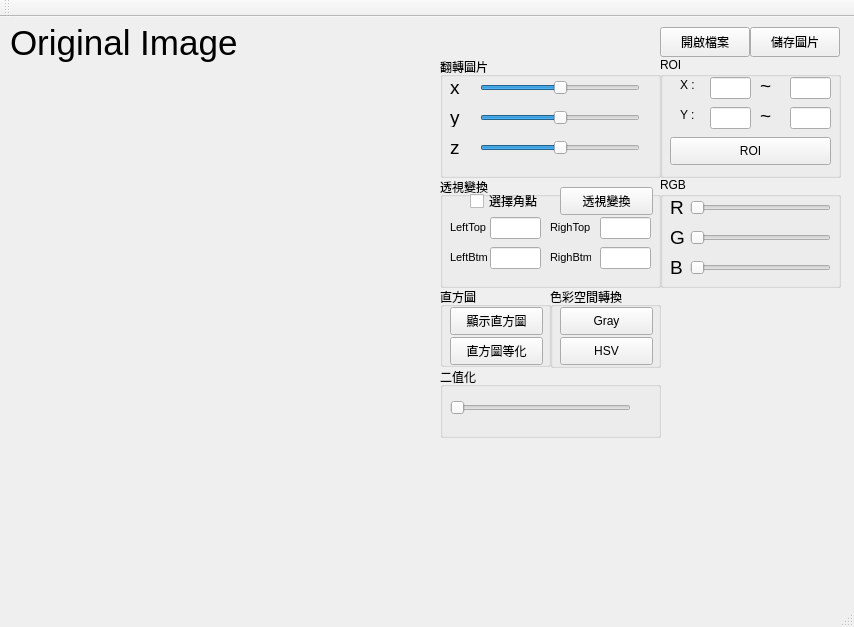
<?xml version="1.0" encoding="UTF-8"?>
<ui version="4.0">
 <class>QtWidgetsClass</class>
 <widget class="QMainWindow" name="QtWidgetsClass">
  <property name="geometry">
   <rect>
    <x>0</x>
    <y>0</y>
    <width>854</width>
    <height>627</height>
   </rect>
  </property>
  <property name="windowTitle">
   <string>QtWidgetsApplication1</string>
  </property>
  <widget class="QWidget" name="centralWidget">
   <widget class="QPushButton" name="openFileBtn">
    <property name="geometry">
     <rect>
      <x>660</x>
      <y>10</y>
      <width>90</width>
      <height>30</height>
     </rect>
    </property>
    <property name="text">
     <string>開啟檔案</string>
    </property>
   </widget>
   <widget class="QGroupBox" name="groupBox_RGB">
    <property name="geometry">
     <rect>
      <x>660</x>
      <y>160</y>
      <width>181</width>
      <height>111</height>
     </rect>
    </property>
    <property name="title">
     <string>RGB</string>
    </property>
    <widget class="QLabel" name="label_7">
     <property name="geometry">
      <rect>
       <x>10</x>
       <y>20</y>
       <width>30</width>
       <height>20</height>
      </rect>
     </property>
     <property name="font">
      <font>
       <pointsize>14</pointsize>
      </font>
     </property>
     <property name="text">
      <string>R</string>
     </property>
    </widget>
    <widget class="QLabel" name="label_8">
     <property name="geometry">
      <rect>
       <x>10</x>
       <y>50</y>
       <width>30</width>
       <height>20</height>
      </rect>
     </property>
     <property name="font">
      <font>
       <pointsize>14</pointsize>
      </font>
     </property>
     <property name="text">
      <string>G</string>
     </property>
    </widget>
    <widget class="QLabel" name="label_9">
     <property name="geometry">
      <rect>
       <x>10</x>
       <y>80</y>
       <width>30</width>
       <height>20</height>
      </rect>
     </property>
     <property name="font">
      <font>
       <pointsize>14</pointsize>
      </font>
     </property>
     <property name="text">
      <string>B</string>
     </property>
    </widget>
    <widget class="QSlider" name="RGB_R">
     <property name="geometry">
      <rect>
       <x>30</x>
       <y>20</y>
       <width>141</width>
       <height>22</height>
      </rect>
     </property>
     <property name="maximum">
      <number>255</number>
     </property>
     <property name="orientation">
      <enum>Qt::Horizontal</enum>
     </property>
    </widget>
    <widget class="QSlider" name="RGB_G">
     <property name="geometry">
      <rect>
       <x>30</x>
       <y>50</y>
       <width>141</width>
       <height>22</height>
      </rect>
     </property>
     <property name="maximum">
      <number>255</number>
     </property>
     <property name="orientation">
      <enum>Qt::Horizontal</enum>
     </property>
    </widget>
    <widget class="QSlider" name="RGB_B">
     <property name="geometry">
      <rect>
       <x>30</x>
       <y>80</y>
       <width>141</width>
       <height>22</height>
      </rect>
     </property>
     <property name="maximum">
      <number>255</number>
     </property>
     <property name="orientation">
      <enum>Qt::Horizontal</enum>
     </property>
    </widget>
   </widget>
   <widget class="QLabel" name="label_Image">
    <property name="geometry">
     <rect>
      <x>10</x>
      <y>50</y>
      <width>421</width>
      <height>511</height>
     </rect>
    </property>
    <property name="text">
     <string/>
    </property>
   </widget>
   <widget class="QGroupBox" name="groupBox_ROI">
    <property name="geometry">
     <rect>
      <x>660</x>
      <y>40</y>
      <width>181</width>
      <height>121</height>
     </rect>
    </property>
    <property name="title">
     <string>ROI</string>
    </property>
    <widget class="QLineEdit" name="lineEdit_X1">
     <property name="geometry">
      <rect>
       <x>50</x>
       <y>20</y>
       <width>41</width>
       <height>22</height>
      </rect>
     </property>
    </widget>
    <widget class="QLineEdit" name="lineEdit_X2">
     <property name="geometry">
      <rect>
       <x>130</x>
       <y>20</y>
       <width>41</width>
       <height>22</height>
      </rect>
     </property>
    </widget>
    <widget class="QLineEdit" name="lineEdit_Y1">
     <property name="geometry">
      <rect>
       <x>50</x>
       <y>50</y>
       <width>41</width>
       <height>22</height>
      </rect>
     </property>
    </widget>
    <widget class="QLineEdit" name="lineEdit_Y2">
     <property name="geometry">
      <rect>
       <x>130</x>
       <y>50</y>
       <width>41</width>
       <height>22</height>
      </rect>
     </property>
    </widget>
    <widget class="QLabel" name="label_X">
     <property name="geometry">
      <rect>
       <x>20</x>
       <y>20</y>
       <width>21</width>
       <height>16</height>
      </rect>
     </property>
     <property name="text">
      <string>X :</string>
     </property>
    </widget>
    <widget class="QLabel" name="label_Y">
     <property name="geometry">
      <rect>
       <x>20</x>
       <y>50</y>
       <width>21</width>
       <height>16</height>
      </rect>
     </property>
     <property name="text">
      <string>Y :</string>
     </property>
    </widget>
    <widget class="QLabel" name="label_Xtilde">
     <property name="geometry">
      <rect>
       <x>100</x>
       <y>20</y>
       <width>21</width>
       <height>16</height>
      </rect>
     </property>
     <property name="font">
      <font>
       <family>Arial</family>
       <pointsize>14</pointsize>
      </font>
     </property>
     <property name="text">
      <string>~</string>
     </property>
    </widget>
    <widget class="QLabel" name="label_Ytilde">
     <property name="geometry">
      <rect>
       <x>100</x>
       <y>50</y>
       <width>21</width>
       <height>16</height>
      </rect>
     </property>
     <property name="font">
      <font>
       <family>Arial</family>
       <pointsize>14</pointsize>
      </font>
     </property>
     <property name="text">
      <string>~</string>
     </property>
    </widget>
    <widget class="QPushButton" name="roiBtn">
     <property name="geometry">
      <rect>
       <x>10</x>
       <y>80</y>
       <width>161</width>
       <height>28</height>
      </rect>
     </property>
     <property name="text">
      <string>ROI</string>
     </property>
    </widget>
   </widget>
   <widget class="QGroupBox" name="groupBox">
    <property name="geometry">
     <rect>
      <x>440</x>
      <y>350</y>
      <width>221</width>
      <height>71</height>
     </rect>
    </property>
    <property name="title">
     <string>二值化</string>
    </property>
    <widget class="QSlider" name="thresholdSlider">
     <property name="geometry">
      <rect>
       <x>10</x>
       <y>30</y>
       <width>181</width>
       <height>22</height>
      </rect>
     </property>
     <property name="maximum">
      <number>255</number>
     </property>
     <property name="singleStep">
      <number>1</number>
     </property>
     <property name="pageStep">
      <number>10</number>
     </property>
     <property name="value">
      <number>0</number>
     </property>
     <property name="sliderPosition">
      <number>0</number>
     </property>
     <property name="orientation">
      <enum>Qt::Horizontal</enum>
     </property>
    </widget>
   </widget>
   <widget class="QLabel" name="label">
    <property name="geometry">
     <rect>
      <x>10</x>
      <y>0</y>
      <width>281</width>
      <height>51</height>
     </rect>
    </property>
    <property name="font">
     <font>
      <family>Arial</family>
      <pointsize>26</pointsize>
     </font>
    </property>
    <property name="text">
     <string>Original Image</string>
    </property>
   </widget>
   <widget class="QGroupBox" name="groupBox_2">
    <property name="geometry">
     <rect>
      <x>440</x>
      <y>270</y>
      <width>111</width>
      <height>80</height>
     </rect>
    </property>
    <property name="title">
     <string>直方圖</string>
    </property>
    <widget class="QPushButton" name="histogramBtn">
     <property name="geometry">
      <rect>
       <x>10</x>
       <y>20</y>
       <width>93</width>
       <height>28</height>
      </rect>
     </property>
     <property name="text">
      <string>顯示直方圖</string>
     </property>
    </widget>
    <widget class="QPushButton" name="equalHistBtn">
     <property name="geometry">
      <rect>
       <x>10</x>
       <y>50</y>
       <width>93</width>
       <height>28</height>
      </rect>
     </property>
     <property name="text">
      <string>直方圖等化</string>
     </property>
    </widget>
   </widget>
   <widget class="QGroupBox" name="groupBox_3">
    <property name="geometry">
     <rect>
      <x>550</x>
      <y>270</y>
      <width>111</width>
      <height>81</height>
     </rect>
    </property>
    <property name="title">
     <string>色彩空間轉換</string>
    </property>
    <widget class="QPushButton" name="grayButton">
     <property name="geometry">
      <rect>
       <x>10</x>
       <y>20</y>
       <width>93</width>
       <height>28</height>
      </rect>
     </property>
     <property name="text">
      <string>Gray</string>
     </property>
    </widget>
    <widget class="QPushButton" name="hsvButton">
     <property name="geometry">
      <rect>
       <x>10</x>
       <y>50</y>
       <width>93</width>
       <height>28</height>
      </rect>
     </property>
     <property name="text">
      <string>HSV</string>
     </property>
    </widget>
   </widget>
   <widget class="QPushButton" name="saveFileBtn">
    <property name="geometry">
     <rect>
      <x>750</x>
      <y>10</y>
      <width>90</width>
      <height>30</height>
     </rect>
    </property>
    <property name="text">
     <string>儲存圖片</string>
    </property>
   </widget>
   <widget class="QGroupBox" name="groupBox_4">
    <property name="geometry">
     <rect>
      <x>440</x>
      <y>160</y>
      <width>221</width>
      <height>111</height>
     </rect>
    </property>
    <property name="title">
     <string>透視變換</string>
    </property>
    <widget class="QPushButton" name="per_bt">
     <property name="geometry">
      <rect>
       <x>120</x>
       <y>10</y>
       <width>93</width>
       <height>28</height>
      </rect>
     </property>
     <property name="text">
      <string>透視變換</string>
     </property>
    </widget>
    <widget class="QLineEdit" name="lineEdit_LT">
     <property name="geometry">
      <rect>
       <x>50</x>
       <y>40</y>
       <width>51</width>
       <height>22</height>
      </rect>
     </property>
    </widget>
    <widget class="QLineEdit" name="lineEdit_LB">
     <property name="geometry">
      <rect>
       <x>50</x>
       <y>70</y>
       <width>51</width>
       <height>22</height>
      </rect>
     </property>
    </widget>
    <widget class="QLineEdit" name="lineEdit_RT">
     <property name="geometry">
      <rect>
       <x>160</x>
       <y>40</y>
       <width>51</width>
       <height>22</height>
      </rect>
     </property>
    </widget>
    <widget class="QLineEdit" name="lineEdit_RB">
     <property name="geometry">
      <rect>
       <x>160</x>
       <y>70</y>
       <width>51</width>
       <height>22</height>
      </rect>
     </property>
    </widget>
    <widget class="QLabel" name="label_10">
     <property name="geometry">
      <rect>
       <x>10</x>
       <y>40</y>
       <width>41</width>
       <height>20</height>
      </rect>
     </property>
     <property name="font">
      <font>
       <pointsize>8</pointsize>
      </font>
     </property>
     <property name="text">
      <string>LeftTop</string>
     </property>
    </widget>
    <widget class="QLabel" name="label_11">
     <property name="geometry">
      <rect>
       <x>10</x>
       <y>70</y>
       <width>41</width>
       <height>20</height>
      </rect>
     </property>
     <property name="font">
      <font>
       <pointsize>8</pointsize>
      </font>
     </property>
     <property name="text">
      <string>LeftBtm</string>
     </property>
    </widget>
    <widget class="QLabel" name="label_13">
     <property name="geometry">
      <rect>
       <x>110</x>
       <y>70</y>
       <width>41</width>
       <height>20</height>
      </rect>
     </property>
     <property name="font">
      <font>
       <pointsize>8</pointsize>
      </font>
     </property>
     <property name="text">
      <string>RighBtm</string>
     </property>
    </widget>
    <widget class="QLabel" name="label_12">
     <property name="geometry">
      <rect>
       <x>110</x>
       <y>40</y>
       <width>41</width>
       <height>20</height>
      </rect>
     </property>
     <property name="font">
      <font>
       <pointsize>8</pointsize>
      </font>
     </property>
     <property name="text">
      <string>RighTop</string>
     </property>
    </widget>
    <widget class="QCheckBox" name="per_bt_choose">
     <property name="geometry">
      <rect>
       <x>30</x>
       <y>10</y>
       <width>93</width>
       <height>28</height>
      </rect>
     </property>
     <property name="text">
      <string>選擇角點</string>
     </property>
    </widget>
   </widget>
   <widget class="QGroupBox" name="groupBox_5">
    <property name="geometry">
     <rect>
      <x>440</x>
      <y>40</y>
      <width>221</width>
      <height>121</height>
     </rect>
    </property>
    <property name="title">
     <string>翻轉圖片</string>
    </property>
    <widget class="QSlider" name="rotate_x">
     <property name="geometry">
      <rect>
       <x>40</x>
       <y>20</y>
       <width>160</width>
       <height>22</height>
      </rect>
     </property>
     <property name="minimum">
      <number>-180</number>
     </property>
     <property name="maximum">
      <number>180</number>
     </property>
     <property name="orientation">
      <enum>Qt::Horizontal</enum>
     </property>
    </widget>
    <widget class="QSlider" name="rotate_y">
     <property name="geometry">
      <rect>
       <x>40</x>
       <y>50</y>
       <width>160</width>
       <height>22</height>
      </rect>
     </property>
     <property name="minimum">
      <number>-180</number>
     </property>
     <property name="maximum">
      <number>180</number>
     </property>
     <property name="orientation">
      <enum>Qt::Horizontal</enum>
     </property>
    </widget>
    <widget class="QSlider" name="rotate_z">
     <property name="geometry">
      <rect>
       <x>40</x>
       <y>80</y>
       <width>160</width>
       <height>22</height>
      </rect>
     </property>
     <property name="minimum">
      <number>-180</number>
     </property>
     <property name="maximum">
      <number>180</number>
     </property>
     <property name="orientation">
      <enum>Qt::Horizontal</enum>
     </property>
    </widget>
    <widget class="QLabel" name="label_4">
     <property name="geometry">
      <rect>
       <x>10</x>
       <y>20</y>
       <width>30</width>
       <height>20</height>
      </rect>
     </property>
     <property name="font">
      <font>
       <pointsize>14</pointsize>
      </font>
     </property>
     <property name="text">
      <string>x</string>
     </property>
    </widget>
    <widget class="QLabel" name="label_5">
     <property name="geometry">
      <rect>
       <x>10</x>
       <y>80</y>
       <width>30</width>
       <height>20</height>
      </rect>
     </property>
     <property name="font">
      <font>
       <pointsize>14</pointsize>
      </font>
     </property>
     <property name="text">
      <string>z</string>
     </property>
    </widget>
    <widget class="QLabel" name="label_6">
     <property name="geometry">
      <rect>
       <x>10</x>
       <y>50</y>
       <width>30</width>
       <height>20</height>
      </rect>
     </property>
     <property name="font">
      <font>
       <pointsize>14</pointsize>
      </font>
     </property>
     <property name="text">
      <string>y</string>
     </property>
    </widget>
   </widget>
   <widget class="QLabel" name="image_message">
    <property name="geometry">
     <rect>
      <x>450</x>
      <y>559</y>
      <width>401</width>
      <height>31</height>
     </rect>
    </property>
    <property name="font">
     <font>
      <pointsize>10</pointsize>
     </font>
    </property>
    <property name="text">
     <string/>
    </property>
   </widget>
  </widget>
  <widget class="QMenuBar" name="menuBar">
   <property name="geometry">
    <rect>
     <x>0</x>
     <y>0</y>
     <width>854</width>
     <height>21</height>
    </rect>
   </property>
  </widget>
  <widget class="QToolBar" name="mainToolBar">
   <attribute name="toolBarArea">
    <enum>TopToolBarArea</enum>
   </attribute>
   <attribute name="toolBarBreak">
    <bool>false</bool>
   </attribute>
  </widget>
  <widget class="QStatusBar" name="statusBar"/>
 </widget>
 <layoutdefault spacing="6" margin="11"/>
 <resources>
  <include location="QtWidgets.qrc"/>
 </resources>
 <connections>
  <connection>
   <sender>openFileBtn</sender>
   <signal>clicked()</signal>
   <receiver>QtWidgetsClass</receiver>
   <slot>openFile()</slot>
   <hints>
    <hint type="sourcelabel">
     <x>786</x>
     <y>56</y>
    </hint>
    <hint type="destinationlabel">
     <x>426</x>
     <y>313</y>
    </hint>
   </hints>
  </connection>
  <connection>
   <sender>roiBtn</sender>
   <signal>clicked()</signal>
   <receiver>QtWidgetsClass</receiver>
   <slot>ROI()</slot>
   <hints>
    <hint type="sourcelabel">
     <x>750</x>
     <y>166</y>
    </hint>
    <hint type="destinationlabel">
     <x>426</x>
     <y>313</y>
    </hint>
   </hints>
  </connection>
  <connection>
   <sender>histogramBtn</sender>
   <signal>clicked()</signal>
   <receiver>QtWidgetsClass</receiver>
   <slot>histogram()</slot>
   <hints>
    <hint type="sourcelabel">
     <x>466</x>
     <y>456</y>
    </hint>
    <hint type="destinationlabel">
     <x>426</x>
     <y>313</y>
    </hint>
   </hints>
  </connection>
  <connection>
   <sender>thresholdSlider</sender>
   <signal>valueChanged(int)</signal>
   <receiver>QtWidgetsClass</receiver>
   <slot>Qthreshold()</slot>
   <hints>
    <hint type="sourcelabel">
     <x>530</x>
     <y>563</y>
    </hint>
    <hint type="destinationlabel">
     <x>426</x>
     <y>313</y>
    </hint>
   </hints>
  </connection>
  <connection>
   <sender>hsvButton</sender>
   <signal>clicked()</signal>
   <receiver>QtWidgetsClass</receiver>
   <slot>change2HSV()</slot>
   <hints>
    <hint type="sourcelabel">
     <x>576</x>
     <y>486</y>
    </hint>
    <hint type="destinationlabel">
     <x>426</x>
     <y>313</y>
    </hint>
   </hints>
  </connection>
  <connection>
   <sender>grayButton</sender>
   <signal>clicked()</signal>
   <receiver>QtWidgetsClass</receiver>
   <slot>change2Gray()</slot>
   <hints>
    <hint type="sourcelabel">
     <x>576</x>
     <y>456</y>
    </hint>
    <hint type="destinationlabel">
     <x>426</x>
     <y>313</y>
    </hint>
   </hints>
  </connection>
  <connection>
   <sender>equalHistBtn</sender>
   <signal>clicked()</signal>
   <receiver>QtWidgetsClass</receiver>
   <slot>QequalizeHist()</slot>
   <hints>
    <hint type="sourcelabel">
     <x>466</x>
     <y>486</y>
    </hint>
    <hint type="destinationlabel">
     <x>426</x>
     <y>313</y>
    </hint>
   </hints>
  </connection>
  <connection>
   <sender>saveFileBtn</sender>
   <signal>clicked()</signal>
   <receiver>QtWidgetsClass</receiver>
   <slot>savefile()</slot>
   <hints>
    <hint type="sourcelabel">
     <x>704</x>
     <y>57</y>
    </hint>
    <hint type="destinationlabel">
     <x>426</x>
     <y>313</y>
    </hint>
   </hints>
  </connection>
  <connection>
   <sender>rotate_x</sender>
   <signal>valueChanged(int)</signal>
   <receiver>QtWidgetsClass</receiver>
   <slot>rotate()</slot>
   <hints>
    <hint type="sourcelabel">
     <x>529</x>
     <y>193</y>
    </hint>
    <hint type="destinationlabel">
     <x>426</x>
     <y>313</y>
    </hint>
   </hints>
  </connection>
  <connection>
   <sender>rotate_y</sender>
   <signal>valueChanged(int)</signal>
   <receiver>QtWidgetsClass</receiver>
   <slot>rotate()</slot>
   <hints>
    <hint type="sourcelabel">
     <x>529</x>
     <y>223</y>
    </hint>
    <hint type="destinationlabel">
     <x>426</x>
     <y>313</y>
    </hint>
   </hints>
  </connection>
  <connection>
   <sender>rotate_z</sender>
   <signal>valueChanged(int)</signal>
   <receiver>QtWidgetsClass</receiver>
   <slot>rotate()</slot>
   <hints>
    <hint type="sourcelabel">
     <x>529</x>
     <y>253</y>
    </hint>
    <hint type="destinationlabel">
     <x>426</x>
     <y>313</y>
    </hint>
   </hints>
  </connection>
  <connection>
   <sender>RGB_B</sender>
   <signal>valueChanged(int)</signal>
   <receiver>QtWidgetsClass</receiver>
   <slot>QRGB()</slot>
   <hints>
    <hint type="sourcelabel">
     <x>760</x>
     <y>283</y>
    </hint>
    <hint type="destinationlabel">
     <x>426</x>
     <y>313</y>
    </hint>
   </hints>
  </connection>
  <connection>
   <sender>RGB_G</sender>
   <signal>valueChanged(int)</signal>
   <receiver>QtWidgetsClass</receiver>
   <slot>QRGB()</slot>
   <hints>
    <hint type="sourcelabel">
     <x>760</x>
     <y>253</y>
    </hint>
    <hint type="destinationlabel">
     <x>426</x>
     <y>313</y>
    </hint>
   </hints>
  </connection>
  <connection>
   <sender>RGB_R</sender>
   <signal>valueChanged(int)</signal>
   <receiver>QtWidgetsClass</receiver>
   <slot>QRGB()</slot>
   <hints>
    <hint type="sourcelabel">
     <x>760</x>
     <y>223</y>
    </hint>
    <hint type="destinationlabel">
     <x>426</x>
     <y>313</y>
    </hint>
   </hints>
  </connection>
  <connection>
   <sender>per_bt</sender>
   <signal>clicked()</signal>
   <receiver>QtWidgetsClass</receiver>
   <slot>perspective()</slot>
   <hints>
    <hint type="sourcelabel">
     <x>606</x>
     <y>206</y>
    </hint>
    <hint type="destinationlabel">
     <x>426</x>
     <y>313</y>
    </hint>
   </hints>
  </connection>
 </connections>
 <slots>
  <slot>openFile()</slot>
  <slot>ROI()</slot>
  <slot>histogram()</slot>
  <slot>Qthreshold()</slot>
  <slot>QequalizeHist()</slot>
  <slot>change2Gray()</slot>
  <slot>change2HSV()</slot>
  <slot>savefile()</slot>
  <slot>rotate()</slot>
  <slot>QRGB()</slot>
  <slot>perspective()</slot>
 </slots>
</ui>
